Frame 1 (no input): blank canvas, image omitted
Frame 60 (no input): blank canvas, image omitted
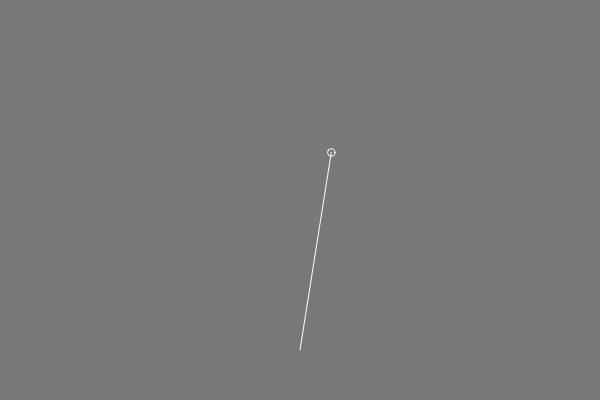
Frame 120 (the mouse pressed at the canvas centre since frame 60)

The p5.js sketch whose frames 1 and 60 were blank and that drew this single picture after the mouse press (run headless with seeded random() and noise() and a simulated clock; from frame 60 on, the mouse is pressed at the canvas centre):

// p5.js sketch
// ── sketch.js
var feature;

function setup() {
  createCanvas(600, 400);
  feature=new Feature(300,350,-PI*0.45,200,75);
}

function draw() {
  background(120);
  feature.run();
}

function mousePressed() {
feature.click();
}

function Feature(x,y,a,l,s){
  flower=new FeatureFlower(x,y,a,l,s);

  this.click=function(){
    flower.toggle();
  };

  this.run=function(){
    flower.run();
    flower.show();
  };
}

function FeatureFlower(rx,ry,ra,ml,ms){
  var grow=0;
  var expand=0;
  var growRate=0.025;
  var expandRate=0.05;
  var growOn=false;
  var expandOn=false;
  var relX=relY=0;
  var hover=false;

  this.toggle=function(){
    growOn=!growOn;
  };

  this.run=function(){
    if(growOn){
      if(grow<1){
        grow+=growRate;
      } else if(grow>0){
        if(expand>0){
          expand-=expandRate;
        } else {
          grow-=growRate;
        }
      }
    }
    if(expandOn && grow>=0.99){
      if(expand<1){
        expand+=expandRate;
      } else if(expand>0){
        expand-=expandRate;
      }
    }
    relX=cos(ra)*grow*ml;
    relY=sin(ra)*grow*ml;
    flowerS=ms*0.1+expand*0.9;
    hover=dist(mouseX, mouseY,rx+relX, ry+relY)<flowerS/2;
    expandOn=hover;
  };

  this.show=function(){
    push();
    stroke(255);
    noFill();
    if(hover){
      fill(255,100);
    }
    translate(rx,ry);
    line(0,0,relX,relY);
    translate(relX, relY);
    ellipse(0,0,flowerS);
    pop();
  }
}

// ── data.js
function DataModel(n){
  this.eolLabels=[
      "recycle",
      "repairable",
      "longevity",
      "hackable",
      "waste"
  ];

  var possibleNames=shuffleArray([
    "fig bush",
    "skunk candle",
    "box of cool",
    "fun sandwich",
    "lab coat",
    "super lemon",
    "sunday pants",
    "library mug",
    "welcome hug",
    "small giant"
  ]);

  this.data={
    products:[]
  };

  for(var i=0; i<n; i++){
    this.data.products.push(new Product(possibleNames[i]));
  }

  function Product(name){
    this.name=name;
    var recycle=random();
    var repairable=random();
    var longevity=random();
    var hackable=random();
    var waste=random();
    var circularity=(recycle+repairable+longevity+hackable)/4 - waste;
    this.eolOptions={
      recycle: recycle,
      repairable: repairable,
      longevity: longevity,
      hackable: hackable,
      waste: waste,
    };
    this.circularity=circularity;

    this.harms={
      extraction: random(),
      emmisions: random(),
      waste: random(),
      bio: random(),
      human: random()
    }
  }

}

function shuffleArray(a) {
    var j, x, i;
    for (i = a.length - 1; i > 0; i--) {
        j = Math.floor(Math.random() * (i + 1));
        x = a[i];
        a[i] = a[j];
        a[j] = x;
    }
    return a;
}
